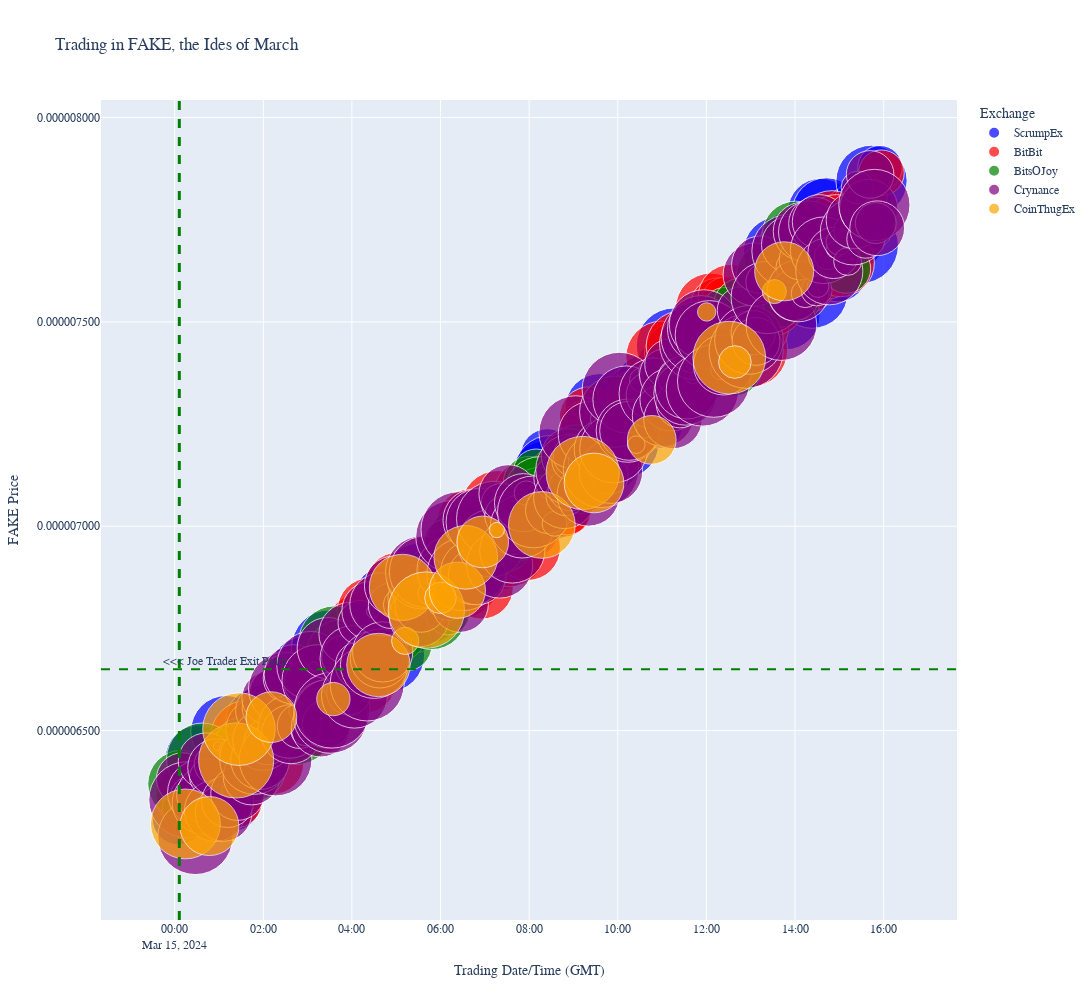

The notebook cell this image was saved under:
### Code cell
# Create custom palette (assign same # of colors as objects in the set assigned to {e.g. 'exchange_name'})

my_palette = ['blue', 'red', 'green', 'purple', 'orange']

# Build the fig object

fig4 = px.scatter(
    df, x=df.index, y='price'
    , width=1200, height=1000
    , labels={
        'exchange_name': " Exchange"
        , 'datetime': " Trading Date/Time (GMT)"
        , 'price': " FAKE Price"
        , 'amount': " Amount (Tokens)"
    }
    , title="Trading in FAKE, the Ides of March"
    , color='exchange_name'
    , size='amount', size_max=54
    , hover_data={'amount': ':,'}
    , color_discrete_sequence=my_palette
)  # Use custom palette (e.g., BRGPO)

# Format the y-axis to adequate # of decimal places (e.g., 9 ~ likely high for 'sh!tcoins')
# Also include some format params for the cross-hair object;

fig4.update_layout(yaxis_tickformat='.9f'
                   , font_family="Menlo"
                   , spikedistance=1
                   , hoverdistance=1
                  )

# Params for x-axis cross-hair object;

fig4.update_xaxes(
    showspikes=True   
    , spikecolor="green"    
    , spikesnap="cursor"          
    , spikemode="across")

# Params for y-axis cross-hair object;

fig4.update_yaxes(
    showspikes=True
    , spikecolor="gray"
    , spikethickness=2
    )

# Params for a Vertical Line (vline)
fig4.add_vline(
    x='2024-03-15 00:06:15.000000000'
    , line_width=3
    , line_dash="dash"
    , line_color="green"
)

# Params for a Horizontal Line (hline)
fig4.add_hline(
    y=0.000006650, line_dash="dash", line_color="green"
    , annotation_text="                    <<< Joe Trader Exit Point" 
    , annotation_position="top left"
)

# Show the fig!
fig4.show()
